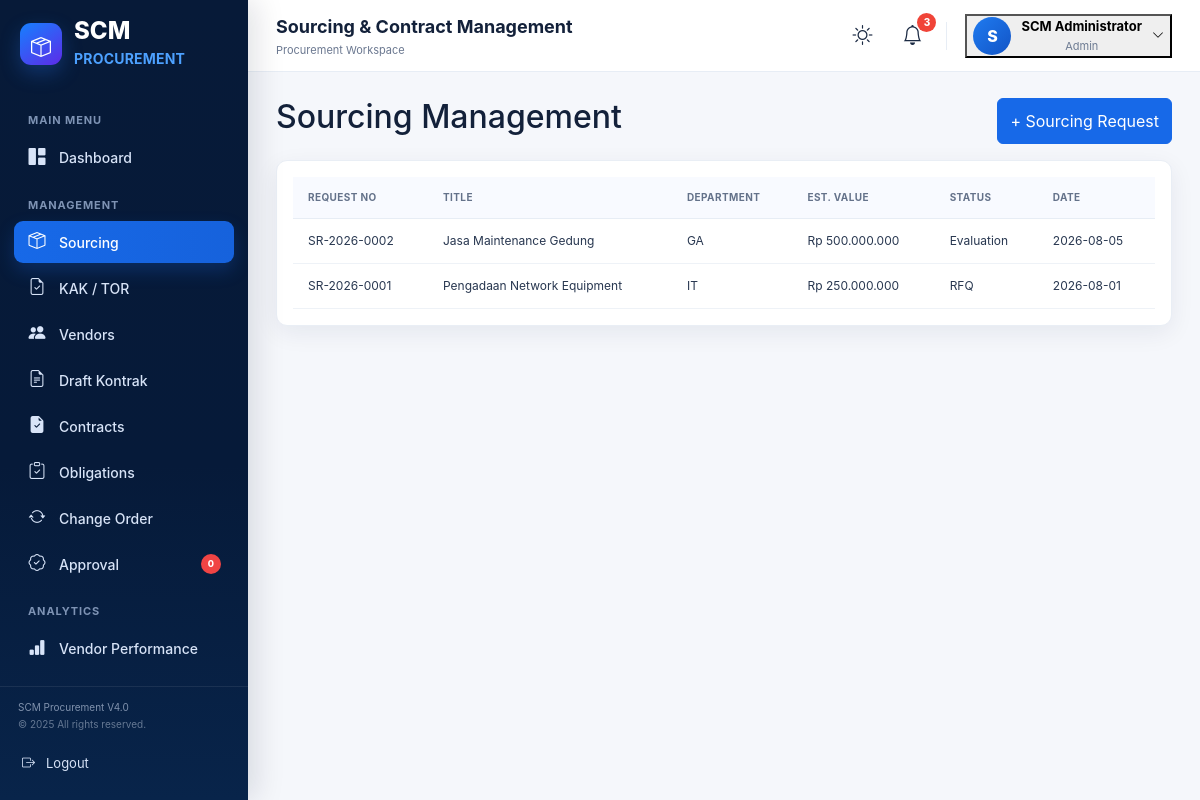
/index.php?page=sourcing (signed in), run on the app's committed database.
### tables this page shows
CREATE TABLE sourcing_requests(id INT AUTO_INCREMENT PRIMARY KEY,request_no VARCHAR(40) UNIQUE NOT NULL,title VARCHAR(200) NOT NULL,department VARCHAR(120),estimated_value DECIMAL(18,2) DEFAULT 0,status ENUM('Draft','Review','RFQ','Evaluation','Awarded','Cancelled') DEFAULT 'Draft',request_date DATE,created_at TIMESTAMP DEFAULT CURRENT_TIMESTAMP);

### index.php (called while the page is built, shortened)
<?php
$page=$_GET['page']??'dashboard';
include __DIR__.'/views/header.php';
include __DIR__."/views/$page.php";
include __DIR__.'/views/footer.php';

### views/sourcing.php (the view)
<?php if($_SERVER['REQUEST_METHOD']==='POST'){$s=$pdo->prepare("INSERT INTO sourcing_requests(request_no,title,department,estimated_value,status,request_date) VALUES(?,?,?,?,?,?)");$s->execute([$_POST['request_no'],$_POST['title'],$_POST['department'],$_POST['estimated_value'],$_POST['status'],$_POST['request_date']]);echo'<div class="alert alert-success">Sourcing request berhasil ditambahkan.</div>';}$rows=$pdo->query("SELECT * FROM sourcing_requests ORDER BY id DESC")->fetchAll();?><div class="d-flex justify-content-between mb-3"><h2>Sourcing Management</h2><button class="btn btn-primary" data-bs-toggle="modal" data-bs-target="#addSourcing">+ Sourcing Request</button></div><div class="card"><div class="card-body table-responsive"><table class="table"><thead><tr><th>Request No</th><th>Title</th><th>Department</th><th>Est. Value</th><th>Status</th><th>Date</th></tr></thead><tbody><?php foreach($rows as $r):?><tr><td><?=$r['request_no']?></td><td><?=$r['title']?></td><td><?=$r['department']?></td><td>Rp <?=number_format($r['estimated_value'],0,',','.')?></td><td><?=$r['status']?></td><td><?=$r['request_date']?></td></tr><?php endforeach;?></tbody></table></div></div><div class="modal fade" id="addSourcing"><div class="modal-dialog"><div class="modal-content"><form method="post"><div class="modal-header"><h5>Add Sourcing Request</h5></div><div class="modal-body"><?php foreach(['request_no'=>'Request No','title'=>'Title','department'=>'Department','estimated_value'=>'Estimated Value','request_date'=>'Request Date'] as $n=>$l):?><label class="form-label"><?=$l?></label><input name="<?=$n?>" type="<?=$n==='request_date'?'date':'text'?>" class="form-control mb-2" required><?php endforeach;?><label class="form-label">Status</label><select name="status" class="form-select"><option>Draft</option><option>Review</option><option>RFQ</option><option>Evaluation</option><option>Awarded</option></select></div><div class="modal-footer"><button class="btn btn-primary">Save</button></div></form></div></div></div>

### public/css/app.css (style rules this page uses)
:root { --navy:#071b3a;--navy2:#0d274f;--blue:#1769e8;--blue2:#2f80ed;--text:#13213a;--muted:#6b7890;--line:#e7edf5;--bg:#f5f7fb;--white:#fff;--green:#18a957;--orange:#ff7043;--yellow:#f5b400;--purple:#6d3be8;--cyan:#10a7bd;--danger:#ef4444;--shadow:0 7px 24px rgba(16,35,68,.07) }
* { box-sizing:border-box }
html,body { margin:0;padding:0;min-height:100%;font-family:Inter,ui-sans-serif,system-ui,-apple-system,"Segoe UI",Arial,sans-serif;background:var(--bg);color:var(--text) }
button { font:inherit }
.card { background:#fff;border:1px solid #e9eef5;border-radius:11px;box-shadow:var(--shadow) }
.table-responsive { border-radius:0 0 11px 11px }
.table { margin:0!important;font-size:12px }
.table thead th { background:#f8faff;color:#64728a;font-size:10px;text-transform:uppercase;letter-spacing:.4px;border-bottom:1px solid var(--line);padding:13px 15px;white-space:nowrap }
.table tbody td { padding:13px 15px;vertical-align:middle;border-color:#eef2f7;color:#283750 }
.btn-primary { background:#1769e8;border-color:#1769e8 }

### data on the page
sourcing_requests: request_no "SR-2026-0002", title "Jasa Maintenance Gedung", department "GA", estimated_value "500.000.000", status "Evaluation", request_date "2026-08-05"
sourcing_requests: request_no "SR-2026-0001", title "Pengadaan Network Equipment", department "IT", estimated_value "250.000.000", status "RFQ", request_date "2026-08-01"

### other printed values
$initial "S"
$userName "SCM Administrator"
$userRole "Admin"
